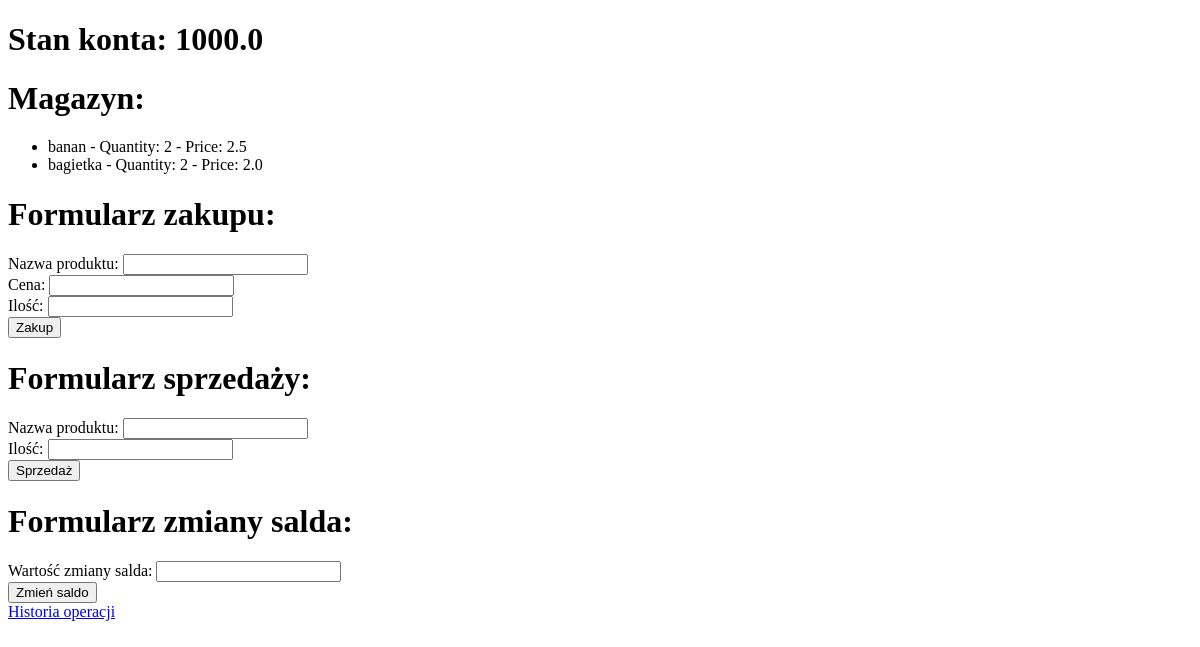
Before: / with the older database file.
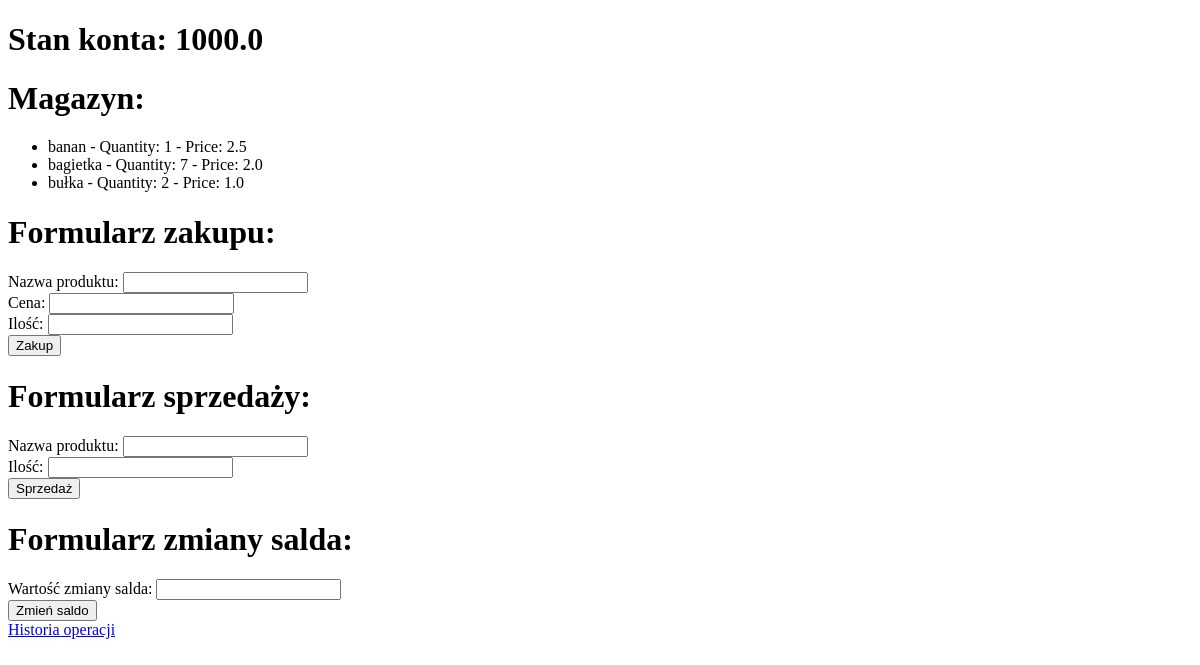
After: the same page with the newer database file.
### main.py (models this page shows)
class Product(db.Model):
    id = db.Column(db.Integer, primary_key=True)
    name = db.Column(db.String(100), unique=True, nullable=False)
    quantity = db.Column(db.Integer, nullable=False)
    price = db.Column(db.Float, nullable=False)

### main.py (the view)
@app.route('/')
def index():
    products = Product.query.all()
    saldo = manager.saldo
    return render_template('index.html', products=products, saldo=saldo)

### templates/index.html (shortened to what this page needs)
<!DOCTYPE html>
<html>
<head>
</head>
<body>
    <h1>Stan konta: {{ saldo }}</h1>
    <h1>Magazyn:</h1>
    <ul>
	  {% for product in products %}
		<li>{{ product.name }} - Quantity: {{ product.quantity }} - Price: {{ product.price }}</li>
	  {% endfor %}
	</ul>
	<h1>Formularz zakupu:</h1>
	<form action="/purchase" method="post">
		Nazwa produktu: <input type="text" name="product"><br>
		Cena: <input type="number" name="price" step="0.01"><br>
		Ilość: <input type="number" name="quantity"><br>
		<input type="submit" value="Zakup">
	</form>
	<h1>Formularz sprzedaży:</h1>
	<form action="/sale" method="post">
		Nazwa produktu: <input type="text" name="product"><br>
		Ilość: <input type="number" name="quantity"><br>
		<input type="submit" value="Sprzedaż">
	</form>
	<h1>Formularz zmiany salda:</h1>
	<form action="/change_balance" method="post">
		Wartość zmiany salda: <input type="number" name="amount" step="0.01"><br>
		<input type="submit" value="Zmień saldo">
	</form>
    <a href="/history">Historia operacji</a>
</body>
</html>

Changed rows visible on the page:
changed Product "banan": quantity "2" → "1"
changed Product "bagietka": quantity "2" → "7"
added Product: name "bułka", quantity "2", price "1.0"
